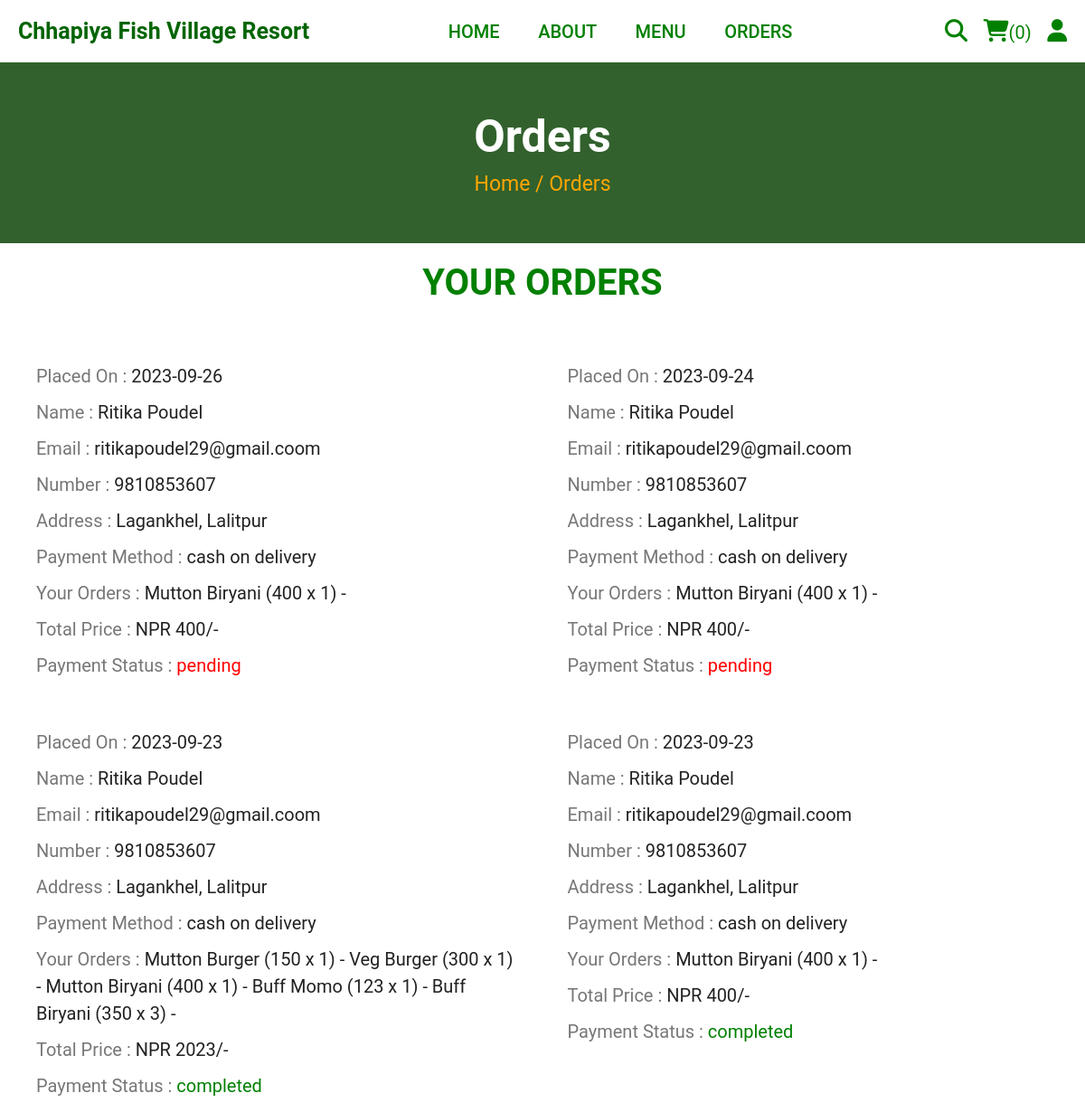
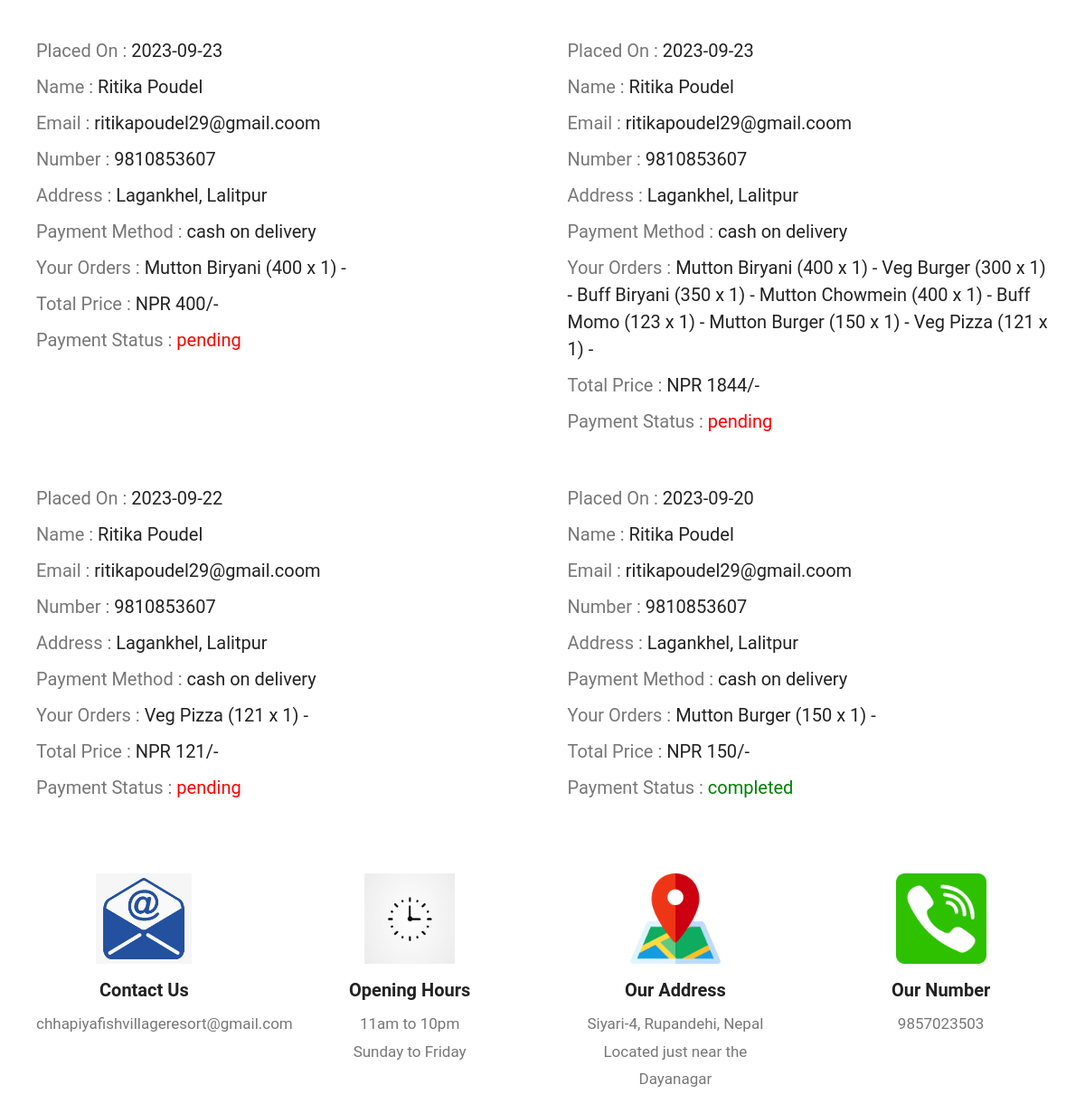
Screenshot of /orders.php (signed in) with the database file from the repository (2 pictures, top to bottom).
### tables this page shows
CREATE TABLE `orders` (
  `id` int(100) NOT NULL,
  `user_id` int(100) NOT NULL,
  `name` varchar(20) NOT NULL,
  `number` varchar(10) NOT NULL,
  `email` varchar(50) NOT NULL,
  `method` varchar(50) NOT NULL,
  `address` varchar(500) NOT NULL,
  `total_products` varchar(1000) NOT NULL,
  `total_price` int(100) NOT NULL,
  `placed_on` date NOT NULL DEFAULT current_timestamp(),
  `payment_status` varchar(20) NOT NULL DEFAULT 'pending'
);

### orders.php (the view, shortened to what this page needs)
<?php
include 'components/connect.php';
if(isset($_SESSION['user_id'])){
   $user_id = $_SESSION['user_id'];
}else{
   $user_id = '';
   header('location:home.php');
};
?>
<!DOCTYPE html>
<html lang="en">
<head>
   <link rel="stylesheet" href="https://cdnjs.cloudflare.com/ajax/libs/font-awesome/6.1.1/css/all.min.css">
   <link rel="stylesheet" href="css/style.css">
</head>
<body>
<?php include 'components/user_header.php'; ?>
<div class="heading">
   <h3>orders</h3>
   <p><a href="html.php">Home</a> <span> / Orders</span></p>
</div>
<section class="orders">
   <h1 class="title">Your Orders</h1>
   <div class="box-container">
   <?php
      if($user_id == ''){
         echo '<p class="empty">please login to see your orders</p>';
      }else{
         $select_orders = $conn->prepare("SELECT * FROM `orders` WHERE user_id = ? ORDER BY placed_on DESC");
         $select_orders->execute([$user_id]);
         if($select_orders->rowCount() > 0){
            while($fetch_orders = $select_orders->fetch(PDO::FETCH_ASSOC)){
   ?>
   <div class="box">
      <p>Placed On : <span><?= $fetch_orders['placed_on']; ?></span></p>
      <p>Name : <span><?= $fetch_orders['name']; ?></span></p>
      <p>Email : <span><?= $fetch_orders['email']; ?></span></p>
      <p>Number : <span><?= $fetch_orders['number']; ?></span></p>
      <p>Address : <span><?= $fetch_orders['address']; ?></span></p>
      <p>Payment Method : <span><?= $fetch_orders['method']; ?></span></p>
      <p>Your Orders : <span><?= $fetch_orders['total_products']; ?></span></p>
      <p>Total Price : <span>NPR <?= $fetch_orders['total_price']; ?>/-</span></p>
      <p>Payment Status : <span style="color:<?php if($fetch_orders['payment_status'] == 'pending'){ echo 'red'; }else{ echo 'green'; }; ?>"><?= $fetch_orders['payment_status']; ?></span> </p>
   </div>
   <?php
      }
      }else{
         echo '<p class="empty">No orders placed yet!</p>';
      }
      }
   ?>
   </div>
</section>
<?php include 'components/footer.php'; ?>
</body>
</html>

### components/user_header.php (shortened to what this page needs)
<header class="header">
   <section class="flex">
      <a href="home.php" class="logo">Chhapiya Fish Village Resort</a>
      <nav class="navbar">
         <a href="home.php">HOME</a>
         <a href="about.php">ABOUT</a>
         <a href="menu.php">MENU</a>
         <a href="orders.php">ORDERS</a>
      </nav>
      <div class="icons">
         <?php
            $count_cart_items = $conn->prepare("SELECT * FROM `cart` WHERE user_id = ?");
            $count_cart_items->execute([$user_id]);
            $total_cart_items = $count_cart_items->rowCount();
         ?>
         <a href="search.php"><i class="fas fa-search"></i></a>
         <a href="cart.php"><i class="fas fa-shopping-cart"></i><span>(<?= $total_cart_items; ?>)</span></a>
         <div id="user-btn" class="fas fa-user"></div>
      </div>
   </section>
</header>

### components/footer.php
<footer class="footer">
   <section class="grid">
      <div class="box">
         <img src="images/Gmail-icon.png" alt="">
         <h3>Contact us</h3>
         <a href="mailto:chhapiyafishvillageresort@gmail.com">chhapiyafishvillageresort@gmail.com</a>
      </div>
      <div class="box">
         <img src="images/clock-icon.jpg" alt="">
         <h3>opening hours</h3>
         <p>11am to 10pm <br>
         Sunday to Friday
         </p>
      </div>
      <div class="box">
         <img src="images/Map-icon.png" alt="">
         <h3>our address</h3>
         <a href="#">Siyari-4, Rupandehi, Nepal <br>
         Located just near the Dayanagar <br>
         </a>
      </div>
      <div class="box">
         <img src="images/Phone-icon.png" alt="">
         <h3>our number</h3>
         <a href="#">9857023503</a>
      </div>
   </section>
</footer>

### css/style.css (style rules this page uses)
:root { --orange: orange; --red:#e74c3c; --white:#fff; --black:#222; --green: #008000; --light-color:#777; --Emerald-Green: #008000; --Deep-Blue: #0000FF; --light-gray: #F0F0F0; }
* { font-family: 'Roboto', sans-serif; margin:0; padding:0; box-sizing: border-box; outline: none; border: none; text-decoration: none; }
html { font-size: 62.5%; overflow-x: hidden; scroll-behavior: smooth; stop-opacity: 7rem; }
section { margin:0 auto; max-width: 1200px; padding:2rem; }
.title { text-align: center; margin-bottom: 4.5rem; font-size: 4rem; color:var(--green); text-transform: uppercase; text-underline-offset: 1rem; }
.heading { display: flex; align-items: center; justify-content: center; gap:1rem; flex-flow: column; background-color: #32612D; min-height: 20rem; }
.heading h3 { font-size: 5rem; color:var(--white); text-transform: capitalize; }
.heading p { font-size: 2.3rem; color: orange; }
.heading p a { color:orange; }
.header { position: sticky; top:0; left:0; right:0; z-index: 1000; background-color: var(--white); border-bottom: var(--border); }
.header .flex { display: flex; align-items: center; justify-content: space-between; position: relative; }
.header .flex .logo { font-size: 2.5rem; color:#006400 ; font-weight: 750; }
.header .flex .navbar a { font-size: 2rem; color:green; margin:0 1rem; border: .3rem solid var(--yellow); border-radius: 0.5rem; font-weight: 500; padding: 0.5rem 1rem; }
.header .flex .icons > * { margin-left: 1.5rem; font-size: 2.5rem; color:var( --Emerald-Green); cursor: pointer; }
.header .flex .icons span { font-size: 2rem; }
.orders .box-container { display: flex; flex-wrap: wrap; gap:1.5rem; align-items: flex-start; }
.orders .box-container .box { padding:1rem 2rem; border:var(--border); flex:1 1 40rem; }
.orders .box-container .box p { line-height: 1.5; margin:1rem 0; font-size: 2rem; color:var(--light-color); }
.orders .box-container .box p span { color:var(--black); }
.footer .grid { display: grid; grid-template-columns: repeat(auto-fit, minmax(27rem, 1fr)); gap:1.5rem; align-items: flex-start; }
.footer .grid .box { border:var(--border); padding:2rem; text-align: center; }
.footer .grid .box img { height: 10rem; width: 100%; object-fit: contain; margin-bottom: .5rem; }
.footer .grid .box h3 { margin:1rem 0; font-size: 2rem; color:var(--black); text-transform: capitalize; }
.footer .grid .box p, .footer .grid .box a { display: block; font-size: 1.7rem; color:var(--light-color); line-height: 1.8; }

### rows the page displays
orders: placed_on "2023-09-26", name "Ritika Poudel", email "ritikapoudel29@gmail.coom", number "9810853607", address "Lagankhel, Lalitpur", method "cash on delivery", total_products "Mutton Biryani (400 x 1) -", total_price "400", payment_status "pending"
orders: placed_on "2023-09-24", name "Ritika Poudel", email "ritikapoudel29@gmail.coom", number "9810853607", address "Lagankhel, Lalitpur", method "cash on delivery", total_products "Mutton Biryani (400 x 1) -", total_price "400", payment_status "pending"
orders: placed_on "2023-09-23", name "Ritika Poudel", email "ritikapoudel29@gmail.coom", number "9810853607", address "Lagankhel, Lalitpur", method "cash on delivery", total_products "Mutton Burger (150 x 1) - Veg Burger (300 x 1) - Mutton Biryani (400 x 1) - Buff Momo (123 x 1) - Buff Biryani (350 x 3) -", total_price "2023", payment_status "completed"
orders: placed_on "2023-09-23", name "Ritika Poudel", email "ritikapoudel29@gmail.coom", number "9810853607", address "Lagankhel, Lalitpur", method "cash on delivery", total_products "Mutton Biryani (400 x 1) -", total_price "400", payment_status "completed"
orders: placed_on "2023-09-23", name "Ritika Poudel", email "ritikapoudel29@gmail.coom", number "9810853607", address "Lagankhel, Lalitpur", method "cash on delivery", total_products "Mutton Biryani (400 x 1) -", total_price "400", payment_status "pending"
orders: placed_on "2023-09-23", name "Ritika Poudel", email "ritikapoudel29@gmail.coom", number "9810853607", address "Lagankhel, Lalitpur", method "cash on delivery", total_products "Mutton Biryani (400 x 1) - Veg Burger (300 x 1) - Buff Biryani (350 x 1) - Mutton Chowmein (400 x 1) - Buff Momo (123 x 1) - Mutton Burger (150 x 1) - Veg Pizza (121 x 1) -", total_price "1844", payment_status "pending"
orders: placed_on "2023-09-22", name "Ritika Poudel", email "ritikapoudel29@gmail.coom", number "9810853607", address "Lagankhel, Lalitpur", method "cash on delivery", total_products "Veg Pizza (121 x 1) -", total_price "121", payment_status "pending"
orders: placed_on "2023-09-20", name "Ritika Poudel", email "ritikapoudel29@gmail.coom", number "9810853607", address "Lagankhel, Lalitpur", method "cash on delivery", total_products "Mutton Burger (150 x 1) -", total_price "150", payment_status "completed"

### other values shown
$total_cart_items "0"
